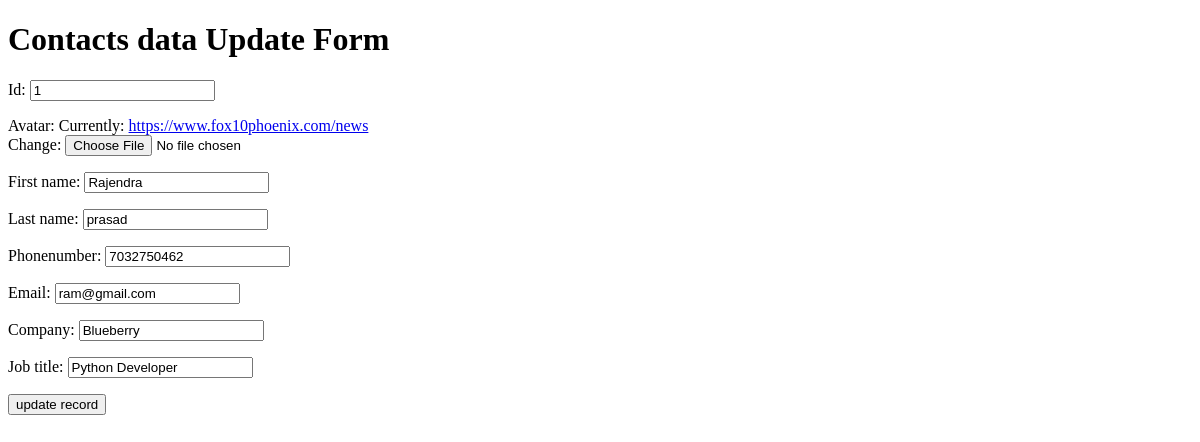
The page /update/1 on the database as committed earlier.
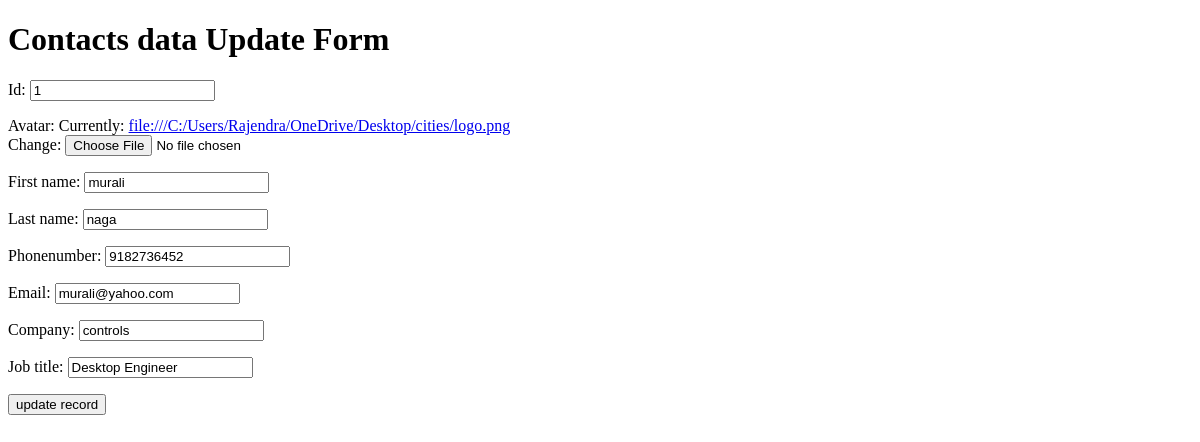
The same page on the database as committed later.
### myapp1/models.py (models this page shows)
class details(models.Model):
    id = models.IntegerField(primary_key=True)
    avatar = models.ImageField(upload_to= 'cities')
    first_name=models.CharField(max_length=20)
    last_name=models.CharField(max_length=20)
    phonenumber=models.IntegerField()
    email = models.EmailField(max_length=50)
    company = models.CharField(max_length=50)
    job_title = models.CharField(max_length=50)

### myapp1/views.py (the view)
# urls.py: path('update/<id>',views.update, name = 'update'),
def update(request,id):
    id1 = details.objects.get(id=id)
    form1 = forms.detaisform(request.POST or None, instance=id1)
    if form1.is_valid():
        form1.save()
        return redirect('/contacts')
    return render(request, 'update.html', context={'form1': form1})

### myapp1/forms.py
class detaisform(forms.ModelForm):
    class Meta:
        model = details
        fields = "__all__"

### Templates/update.html (shortened to what this page needs)
<!DOCTYPE html>
<html lang="en">
<head>
</head>
<body>
<h1>Contacts data Update Form</h1>
<form method="POST">
    {{form1.as_p}}
    <input type="submit" value="update record">
</form>
</body>
</html>

Rows that differ between the two databases and show on the page:
changed details id 1: first_name "Rajendra" → "murali"; last_name "prasad" → "naga"; phonenumber "7032750462" → "9182736452"; email "ram@gmail.com" → "murali@yahoo.com"; company "Blueberry" → "controls"; job_title "Python Developer" → "Desktop Engineer"
Other text that changed with them:
text no longer shown: "Id: Avatar: Currently: https://www.fox10phoenix.com/news Change: First name: Last name: Phonenumber: Email: Company: Job title:"
text now shown: "Id: Avatar: Currently: file:///C:/Users/Rajendra/OneDrive/Desktop/cities/logo.png Change: First name: Last name: Phonenumber: Email: Company: Job title:"
